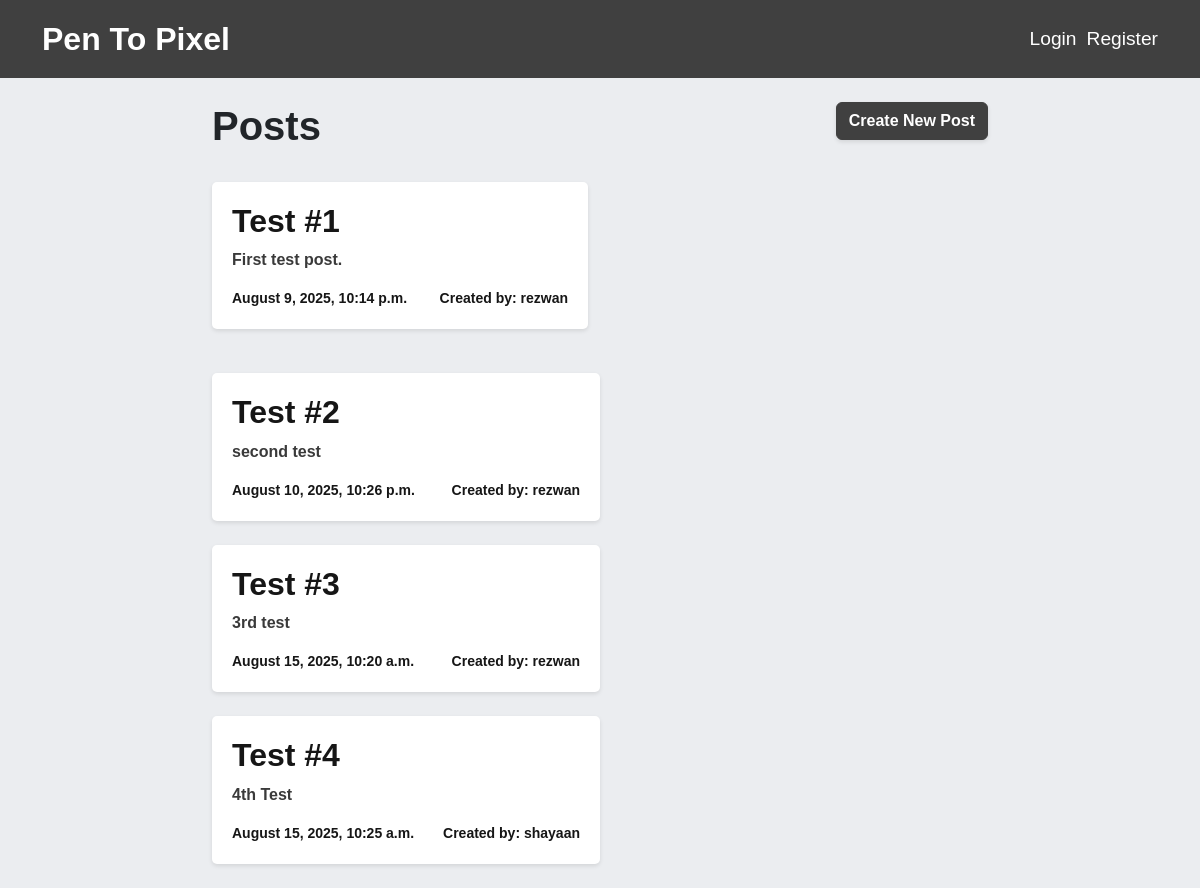
/blog/, run on an earlier commit of the app's database.
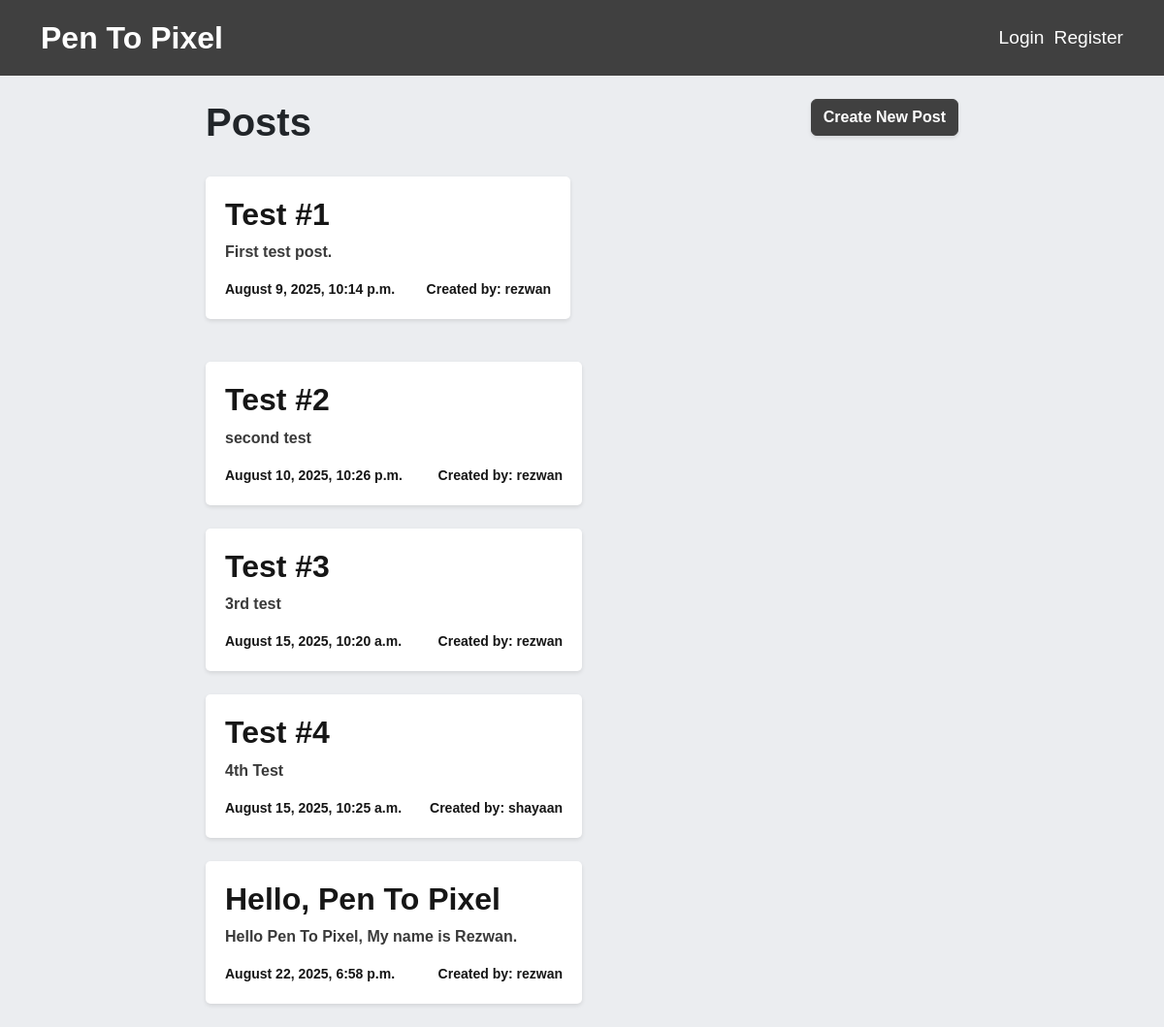
And on a later commit of the database.
### blog/models.py (models this page shows, shortened)
class Post(models.Model):
    title = models.CharField(max_length=200)
    content = models.TextField()
    created_at = models.DateTimeField(auto_now_add=True)
    author = models.ForeignKey(
        settings.AUTH_USER_MODEL,
        on_delete=models.CASCADE,
        related_name='posts'
    )

### blog/views.py (the view)
# urls.py: 2. Add a URL to urlpatterns:  path('', views.home, name='home')
def home(request):
    posts = Post.objects.all()
    return render(request, 'blog/home.html', {"posts": posts})

### blog/templates/blog/home.html (shortened to what this page needs)
{% extends "blog/base.html" %}
{% block content %}
<div class="row mb-4">
    <div class="col">
        <h1 class="display-8">Posts</h1>
    </div>
    <div class="col text-end">
        <a href="{% url 'post-create' %}" class="btn btn-primary">Create New Post</a>
    </div>
</div>
<div class="row">
    {% for post in posts %}
    <div class="col-md-6 mb-4">
        <div class="content-section">
            <h2>
                <a href="{% url 'post-detail' post.pk %}">{{ post.title }}</a>
            </h2>
            <p>{{ post.content }}</p>
            <div class="d-flex justify-content-between align-items-center">
                <small>{{ post.created_at|date:"F j, Y, g:i a" }}</small>
                <small>Created by: {{ post.author }}</small>
                </div>
            </div>
        </div>
    </div>
    {% endfor %}
{% endblock %}

What changed in the data, as far as the page shows it:
added Post: title "Hello, Pen To Pixel", content "Hello Pen To Pixel, My name is Rezwan.", created_at "August 22, 2025, 6:58 p.m.", author "rezwan"
